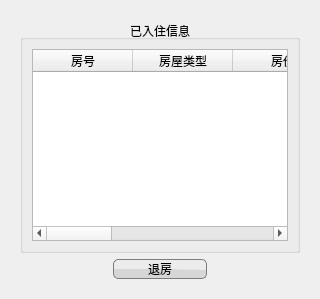
            <widget class="QWidget" name="CheckOutM">
             <property name="styleSheet">
              <string notr="true">#CheckOutM{background:url(:/res/background2.png);}</string>
             </property>
             <attribute name="title">
              <string>退房管理</string>
             </attribute>
             <layout class="QVBoxLayout" name="verticalLayout_7">
              <item>
               <widget class="QWidget" name="widget_6" native="true">
                <property name="font">
                 <font>
                  <pointsize>9</pointsize>
                 </font>
                </property>
                <property name="styleSheet">
                 <string notr="true">#widget_6{border-image:url(:/new/prefix1/Main);}</string>
                </property>
                <layout class="QGridLayout" name="gridLayout_10">
                 <item row="0" column="0">
                  <widget class="QGroupBox" name="groupBox_4">
                   <property name="title">
                    <string>已入住信息</string>
                   </property>
                   <property name="alignment">
                    <set>Qt::AlignCenter</set>
                   </property>
                   <layout class="QVBoxLayout" name="verticalLayout_15">
                    <item>
                     <widget class="QTableWidget" name="checkInTableWidget">
                      <property name="styleSheet">
                       <string notr="true">background-image:url(:/res/white.png);</string>
                      </property>
                      <property name="editTriggers">
                       <set>QAbstractItemView::NoEditTriggers</set>
                      </property>
                      <property name="selectionMode">
                       <enum>QAbstractItemView::SingleSelection</enum>
                      </property>
                      <property name="selectionBehavior">
                       <enum>QAbstractItemView::SelectRows</enum>
                      </property>
                      <column>
                       <property name="text">
                        <string>房号</string>
                       </property>
                      </column>
                      <column>
                       <property name="text">
                        <string>房屋类型</string>
                       </property>
                      </column>
                      <column>
                       <property name="text">
                        <string>房价</string>
                       </property>
                      </column>
                      <column>
                       <property name="text">
                        <string>入住时间</string>
                       </property>
                      </column>
                      <column>
                       <property name="text">
                        <string>住客1</string>
                       </property>
                      </column>
                      <column>
                       <property name="text">
                        <string>住客2</string>
                       </property>
                      </column>
                      <column>
                       <property name="text">
                        <string>住客3</string>
                       </property>
                      </column>
                     </widget>
                    </item>
                   </layout>
                  </widget>
                 </item>
                 <item row="1" column="0">
                  <layout class="QHBoxLayout" name="horizontalLayout_11">
                   <item>
                    <spacer name="horizontalSpacer_6">
                     <property name="orientation">
                      <enum>Qt::Horizontal</enum>
                     </property>
                     <property name="sizeHint" stdset="0">
                      <size>
                       <width>40</width>
                       <height>20</height>
                      </size>
                     </property>
                    </spacer>
                   </item>
                   <item>
                    <widget class="QPushButton" name="moneyAddButton">
                     <property name="sizePolicy">
                      <sizepolicy hsizetype="Expanding" vsizetype="Fixed">
                       <horstretch>0</horstretch>
                       <verstretch>0</verstretch>
                      </sizepolicy>
                     </property>
                     <property name="styleSheet">
                      <string notr="true">QPushButton#moneyAddButton{
background-color: qconicalgradient(cx:0.5, cy:0.522909, angle:179.9, stop:0.494318 rgba(214, 214, 214, 255), stop:0.5 rgba(236, 236, 236, 255));
border: 1px solid rgb(124, 124, 124);
border-radius:5px;
}
QPushButton#moneyAddButton:hover{
  background-color: qconicalgradient(cx:0.5, cy:0.522909, angle:179.9, stop:0.494318 rgba(181, 225, 250, 255), stop:0.5 rgba(222, 242, 251, 255));
  border-radius:5px;
  border: 1px solid #3C80B1;  
}
QPushButton#moneyAddButton:pressed{
  background-color: qconicalgradient(cx:0.5, cy:0.522909, angle:179.9, stop:0.494318 rgba(134, 198, 233, 255), stop:0.5 rgba(206, 234, 248, 255));
  border-radius:5px;
  border: 1px solid #5F92B2;  
}</string>
                     </property>
                     <property name="text">
                      <string>退房</string>
                     </property>
                    </widget>
                   </item>
                   <item>
                    <spacer name="horizontalSpacer_7">
                     <property name="orientation">
                      <enum>Qt::Horizontal</enum>
                     </property>
                     <property name="sizeHint" stdset="0">
                      <size>
                       <width>40</width>
                       <height>20</height>
                      </size>
                     </property>
                    </spacer>
                   </item>
                  </layout>
                 </item>
                </layout>
               </widget>
              </item>
             </layout>
            </widget>
